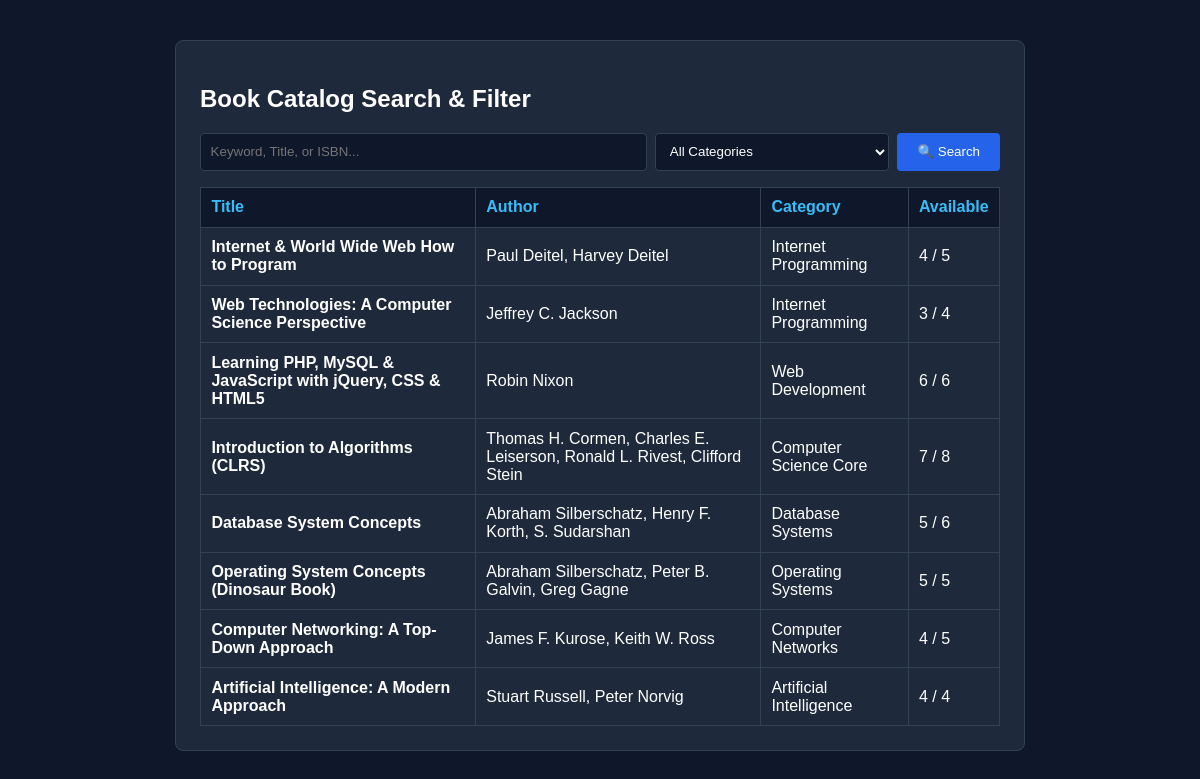
Screenshot of /LAB/12_book_search/search.php with the database file from the repository.
### tables this page shows
CREATE TABLE IF NOT EXISTS books (
    id INT AUTO_INCREMENT PRIMARY KEY,
    title VARCHAR(255) NOT NULL,
    author VARCHAR(255) NOT NULL,
    isbn VARCHAR(30) NOT NULL UNIQUE,
    category VARCHAR(100) NOT NULL,
    publisher VARCHAR(150) DEFAULT NULL,
    publication_year INT DEFAULT NULL,
    total_copies INT NOT NULL DEFAULT 1,
    available_copies INT NOT NULL DEFAULT 1,
    description TEXT DEFAULT NULL,
    cover_image VARCHAR(255) DEFAULT NULL,
    created_at TIMESTAMP DEFAULT CURRENT_TIMESTAMP,
    INDEX idx_book_category (category),
    INDEX idx_book_title (title),
    INDEX idx_book_author (author)
);

### LAB/12_book_search/search.php (the view, shortened to what this page needs)
<?php
$pdo = get_db_connection();
$q = trim($_GET['q'] ?? '');
$sql = "SELECT * FROM books WHERE 1=1";
$params = [];
$stmt = $pdo->prepare($sql);
$stmt->execute($params);
$books = $stmt->fetchAll();
?>
<!DOCTYPE html>
<html lang="en">
<head>
</head>
<body>
    <div class="box">
        <h2>Book Catalog Search & Filter</h2>
        <form method="GET" style="display: flex; gap: 0.5rem;">
            <input type="text" name="q" placeholder="Keyword, Title, or ISBN..." value="<?php echo htmlspecialchars($q); ?>" style="flex: 2;">
            <select name="category" style="flex: 1;">
                <option value="">All Categories</option>
            </select>
            <button type="submit">&#128269; Search</button>
        </form>
        <table>
            <thead><tr><th>Title</th><th>Author</th><th>Category</th><th>Available</th></tr></thead>
            <tbody>
                <?php if (!empty($books)): ?>
                    <?php foreach ($books as $b): ?>
                        <tr>
                            <td><strong><?php echo htmlspecialchars($b['title']); ?></strong></td>
                            <td><?php echo htmlspecialchars($b['author']); ?></td>
                            <td><?php echo htmlspecialchars($b['category']); ?></td>
                            <td><?php echo $b['available_copies']; ?> / <?php echo $b['total_copies']; ?></td>
                        </tr>
                    <?php endforeach; ?>
                <?php else: ?>
                    <tr><td colspan="4" style="text-align: center; color: #94a3b8;">No matching books found.</td></tr>
                <?php endif; ?>
            </tbody>
        </table>
    </div>
</body>
</html>

### LAB/12_book_search/search.php (style rules this page uses)
body { font-family: sans-serif; background: #0f172a; color: #fff; padding: 2rem; }
.box { max-width: 800px; margin: 0 auto; background: #1e293b; padding: 1.5rem; border-radius: 8px; border: 1px solid #334155; }
input, select { padding: 0.6rem; background: #0f172a; border: 1px solid #334155; border-radius: 4px; color: #fff; }
button { background: #2563eb; color: #fff; padding: 0.6rem 1.25rem; border: none; border-radius: 4px; cursor: pointer; }
table { width: 100%; border-collapse: collapse; margin-top: 1rem; }
th, td { border: 1px solid #334155; padding: 0.65rem; text-align: left; }
th { background: #0f172a; color: #38bdf8; }

### rows the page displays
books: title "Internet & World Wide Web How to Program", author "Paul Deitel, Harvey Deitel", category "Internet Programming", available_copies "4", total_copies "5"
books: title "Web Technologies: A Computer Science Perspective", author "Jeffrey C. Jackson", category "Internet Programming", available_copies "3", total_copies "4"
books: title "Learning PHP, MySQL & JavaScript with jQuery, CSS & HTML5", author "Robin Nixon", category "Web Development", available_copies "6", total_copies "6"
books: title "Introduction to Algorithms (CLRS)", author "Thomas H. Cormen, Charles E. Leiserson, Ronald L. Rivest, Clifford Stein", category "Computer Science Core", available_copies "7", total_copies "8"
books: title "Database System Concepts", author "Abraham Silberschatz, Henry F. Korth, S. Sudarshan", category "Database Systems", available_copies "5", total_copies "6"
books: title "Operating System Concepts (Dinosaur Book)", author "Abraham Silberschatz, Peter B. Galvin, Greg Gagne", category "Operating Systems", available_copies "5", total_copies "5"
books: title "Computer Networking: A Top-Down Approach", author "James F. Kurose, Keith W. Ross", category "Computer Networks", available_copies "4", total_copies "5"
books: title "Artificial Intelligence: A Modern Approach", author "Stuart Russell, Peter Norvig", category "Artificial Intelligence", available_copies "4", total_copies "4"
